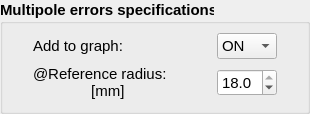
         <widget class="QGroupBox" name="group_box_15">
          <property name="font">
           <font>
            <pointsize>11</pointsize>
            <weight>75</weight>
            <bold>true</bold>
           </font>
          </property>
          <property name="title">
           <string>Multipole errors specifications</string>
          </property>
          <layout class="QGridLayout" name="gridLayout_18">
           <property name="leftMargin">
            <number>30</number>
           </property>
           <property name="topMargin">
            <number>9</number>
           </property>
           <property name="rightMargin">
            <number>30</number>
           </property>
           <property name="horizontalSpacing">
            <number>50</number>
           </property>
           <item row="0" column="0">
            <widget class="QLabel" name="spec_on_label">
             <property name="font">
              <font>
               <weight>50</weight>
               <bold>false</bold>
              </font>
             </property>
             <property name="text">
              <string>Add to graph:</string>
             </property>
            </widget>
           </item>
           <item row="0" column="1">
            <widget class="QComboBox" name="cb_spec_on">
             <property name="font">
              <font>
               <weight>50</weight>
               <bold>false</bold>
              </font>
             </property>
             <property name="currentIndex">
              <number>0</number>
             </property>
             <item>
              <property name="text">
               <string>ON</string>
              </property>
             </item>
             <item>
              <property name="text">
               <string>OFF</string>
              </property>
             </item>
            </widget>
           </item>
           <item row="1" column="0">
            <widget class="QLabel" name="reference_radius_label">
             <property name="font">
              <font>
               <pointsize>11</pointsize>
               <weight>50</weight>
               <bold>false</bold>
              </font>
             </property>
             <property name="text">
              <string>@Reference radius:
              [mm]</string>
             </property>
            </widget>
           </item>
           <item row="1" column="1">
            <widget class="QDoubleSpinBox" name="ds_reference_radius">
             <property name="font">
              <font>
               <pointsize>11</pointsize>
               <weight>50</weight>
               <bold>false</bold>
              </font>
             </property>
             <property name="prefix">
              <string/>
             </property>
             <property name="decimals">
              <number>1</number>
             </property>
             <property name="minimum">
              <double>0.000000000000000</double>
             </property>
             <property name="maximum">
              <double>18.000000000000000</double>
             </property>
             <property name="singleStep">
              <double>0.500000000000000</double>
             </property>
             <property name="value">
              <double>18.000000000000000</double>
             </property>
            </widget>
           </item>
          </layout>
         </widget>
